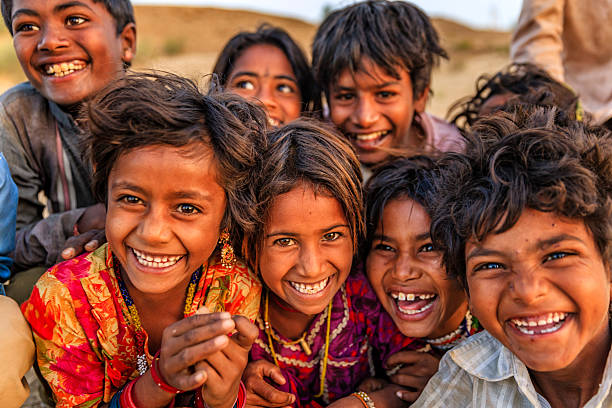
#> input picture Training/resources/kids.jpg, 612 x 408 px, found by its file name
$ jupyter execute 'Copy of Day8_AI_ML_Satyam.ipynb'
#> lines starting #> are read from the running program, lines starting #| are printed output that depends on the picture
[cell 1]
from sklearn import cluster
from sklearn import metrics
import numpy as np
import matplotlib.pyplot as plt

data = np.random.randint(0,100,(500,2))

plt.figure(1,(4,4))
plt.scatter(data[:,0],data[:,1])
plt.title("Raw data")
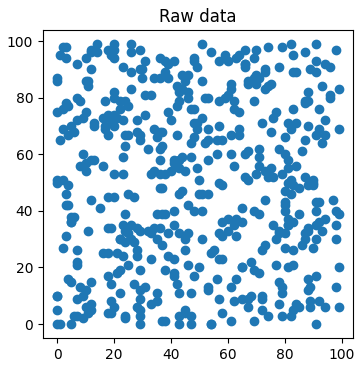
#> figure drawn by matplotlib, 1 panel

[cell 2]
# !pip install opencv-python

# read the image
import cv2
import numpy as np
from google.colab.patches import cv2_imshow
import matplotlib.pyplot as plt

path = '/gdrive/MyDrive/AI_Summer_Training/data_files/kids.jpg'
im = cv2.imread(path)
#> im is the input picture: shape (408, 612, 3); mean B, G, R 60.6, 79.9, 134.9
im_new = cv2.resize(im, (512,512))
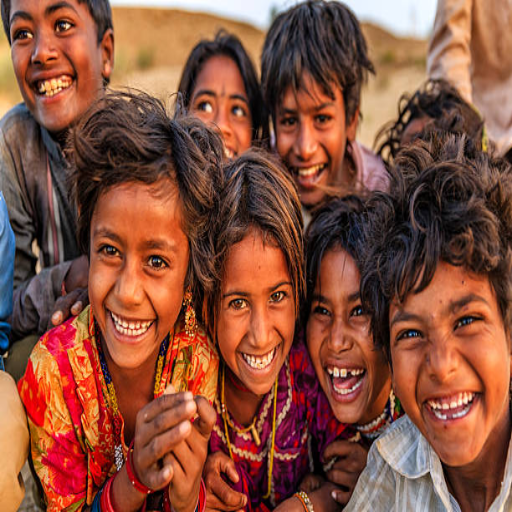
#> im_new: shape (512, 512, 3); mean B, G, R 60.5, 79.8, 134.7
print("Resolution of the image")
print(im.shape)
#| (408, 612, 3)
#cv2.imshow("Multi faces image", im)

# covert the color (BGR) into grayscale
gray_im = cv2.cvtColor(im_new,cv2.COLOR_BGR2GRAY)
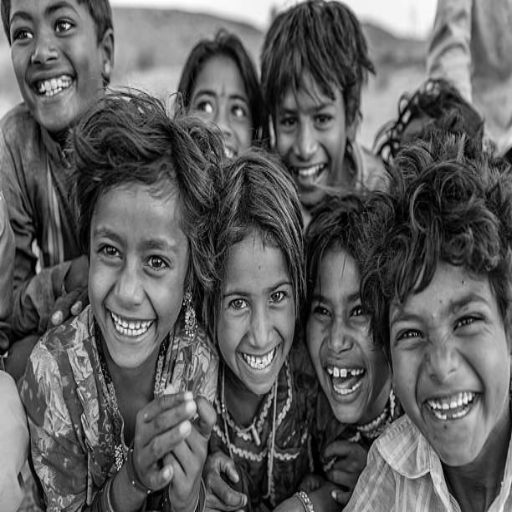
#> gray_im: shape (512, 512); min 0, max 255, mean 94
print("Resolution of the gray image")
print(gray_im.shape)
#| (512, 512)
#cv2.imshow("Multi faces image", gray_im)


path = "/gdrive/MyDrive/AI_Summer_Training/data_files/haarcascade_frontalface_default (1).xml"
# face detector
face_detector = cv2.CascadeClassifier(path)

# run your classifier on the image
faces = face_detector.detectMultiScale(gray_im,minNeighbors=5)
#> faces = [[296, 288, 87, 87], [205, 260, 106, 106], [251, 80, 106, 106], [56, 200, 151, 151], [365, 277, 142, 142]]
print(faces)
#| [[296 288  87  87]
#|  [205 260 106 106]
#|  [251  80 106 106]
#|  [ 56 200 151 151]
#|  [365 277 142 142]]
all_faces = []
# diaply the bounding box on all the faces
for var in range(len(faces)):
    dx = faces[var][0]
    dy = faces[var][1]
    w = faces[var][2]
    h = faces[var][3]
    # cv2.rectangle(im_new, (dx,dy),(dx+w,dy+h),(255,0,0),2)
    DetectedFace = gray_im[dy:dy+h,dx:dx+w]
    resized_face = cv2.resize(DetectedFace,(92,112))
    print(resized_face.shape)
    all_faces.append(resized_face)
#> this loop made 5 passes
#| (112, 92)
#| (112, 92)
#| (112, 92)
#| (112, 92)
#| (112, 92)
#> pass 1, `DetectedFace = gray_im[dy:dy+h,dx:dx+w]`:
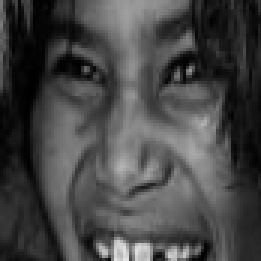
#> DetectedFace: shape (87, 87) (shown 3 times larger); min 0, max 226, mean 70.1
#> pass 1, `resized_face = cv2.resize(DetectedFace,(92,112))`:
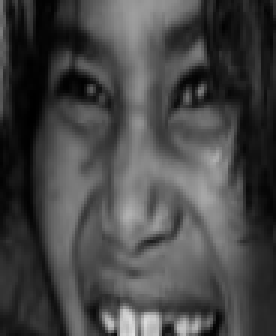
#> resized_face: shape (112, 92) (shown 3 times larger); min 0, max 224, mean 69.9
#> pass 2, `DetectedFace = gray_im[dy:dy+h,dx:dx+w]`:
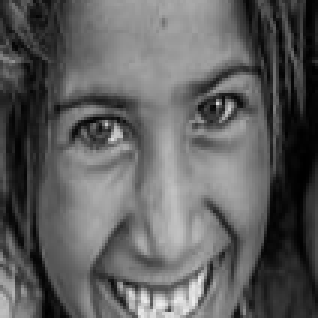
#> DetectedFace: shape (106, 106) (shown 3 times larger); min 0, max 237, mean 94.4
#> pass 2, `resized_face = cv2.resize(DetectedFace,(92,112))`:
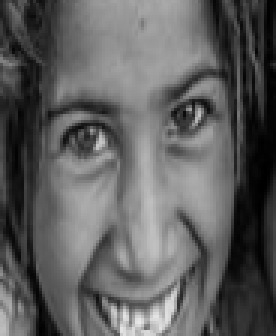
#> resized_face: shape (112, 92) (shown 3 times larger); min 0, max 233, mean 94.3
#> after the loop:
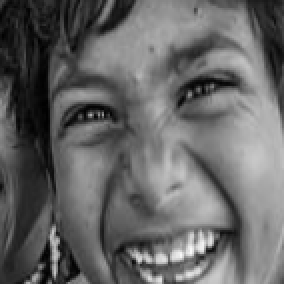
#> DetectedFace: shape (142, 142) (shown 2 times larger); min 1, max 250, mean 101.3
#> after the loop, all_faces = 5 items


plt.figure(1)

for i in range(len(all_faces)):
  plt.subplot(1,len(all_faces),i+1)
  plt.imshow(all_faces[i],cmap='gray')
  plt.axis('off')
#> this loop made 5 passes

cv2_imshow(im_new)
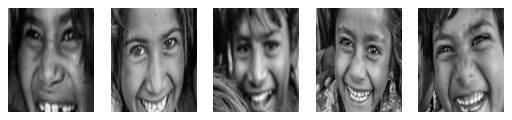
#> figure drawn by matplotlib, 5 panels
